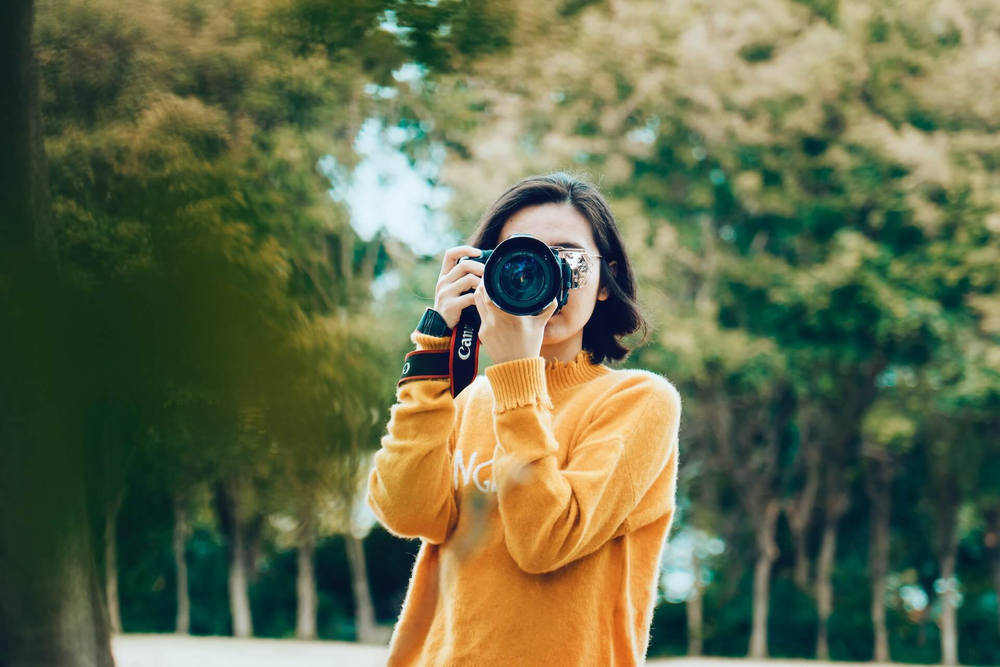
#> input picture hw2/img.png, 1000 x 667 px, shrunk from 1920 x 1280 before the run
$ python hw2.py
#> lines starting #> are read from the running program, lines starting #| are printed output that depends on the picture; after the words box and inside, x2 and y2 are one past the last pixel; in counts of white or black regions, pixels touching at a corner belong together
import cv2
import numpy
import matplotlib.pyplot

def apply_compass_filters(image):
    filters = {
        'N': numpy.array([[-1, -1, -1],
                          [1, 2, 1],
                          [0, 0, 0]]),
        'NE': numpy.array([[-1, -1, 1],
                           [-1, 2, 1],
                           [0, 0, 0]]),
        'E': numpy.array([[0, -1, 1],
                          [0, 2, 1],
                          [0, -1, 1]]),
        'SE': numpy.array([[0, 0, 0],
                           [-1, 2, 1],
                           [-1, -1, 1]]),
        'S': numpy.array([[0, 0, 0],
                          [1, 2, 1],
                          [-1, -1, -1]]),
        'SW': numpy.array([[0, 0, 0],
                           [1, 2, -1],
                           [1, -1, -1]]),
        'W': numpy.array([[1, -1, 0],
                          [1, 2, 0],
                          [1, -1, 0]]),
        'NW': numpy.array([[1, -1, -1],
                           [1, 2, -1],
                           [0, 0, 0]])
    }

    outputs = {}

    for direction, filter in filters.items():
        filtered_image = cv2.filter2D(image, -1, filter)
        outputs[direction] = filtered_image

    return outputs


def display_images(images, title):
    matplotlib.pyplot.figure(figsize=(12, 6))
    for i, (key, image) in enumerate(images.items(), 1):
        matplotlib.pyplot.subplot(2, 4, i)
        matplotlib.pyplot.imshow(image, cmap='gray')
        matplotlib.pyplot.title(key)
        matplotlib.pyplot.axis('off')
    matplotlib.pyplot.suptitle(title)
    matplotlib.pyplot.show()


image = cv2.imread('img.png', cv2.IMREAD_GRAYSCALE)
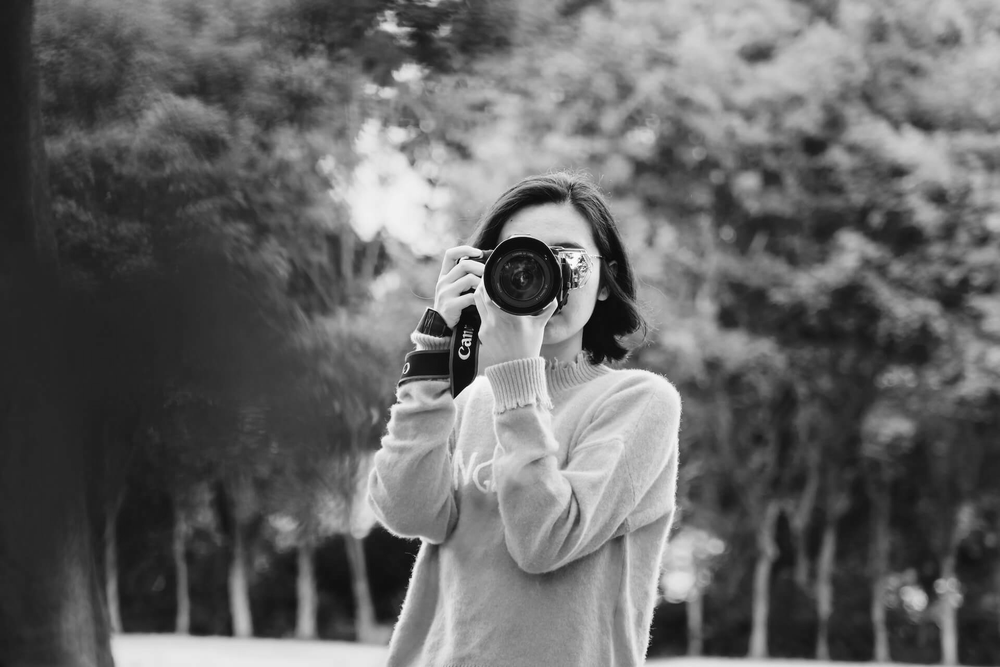
#> image: shape (667, 1000); min 0, max 255, mean 101.8
if image is None:
    raise ValueError("Image not found. Check the file path.")

outputs = apply_compass_filters(image)
#> the loop in apply_compass_filters, `for direction, filter in filters.items():` made 8 passes
#> pass 1, in apply_compass_filters, `filtered_image = cv2.filter2D(image, -1, filter)`:
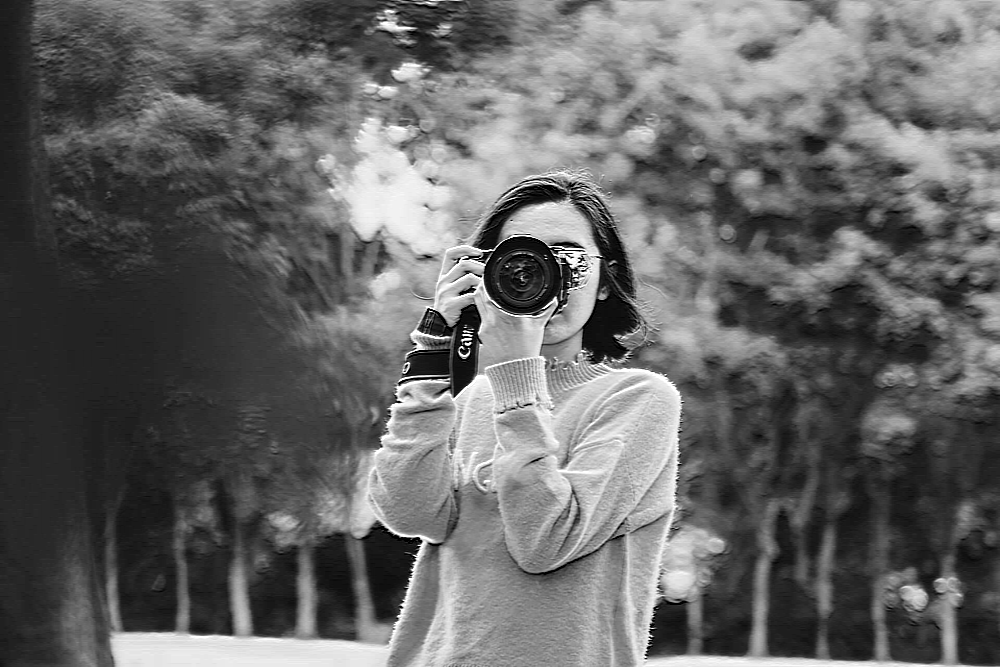
#> filtered_image: shape (667, 1000); min 0, max 255, mean 102
#> pass 3, in apply_compass_filters, `filtered_image = cv2.filter2D(image, -1, filter)`:
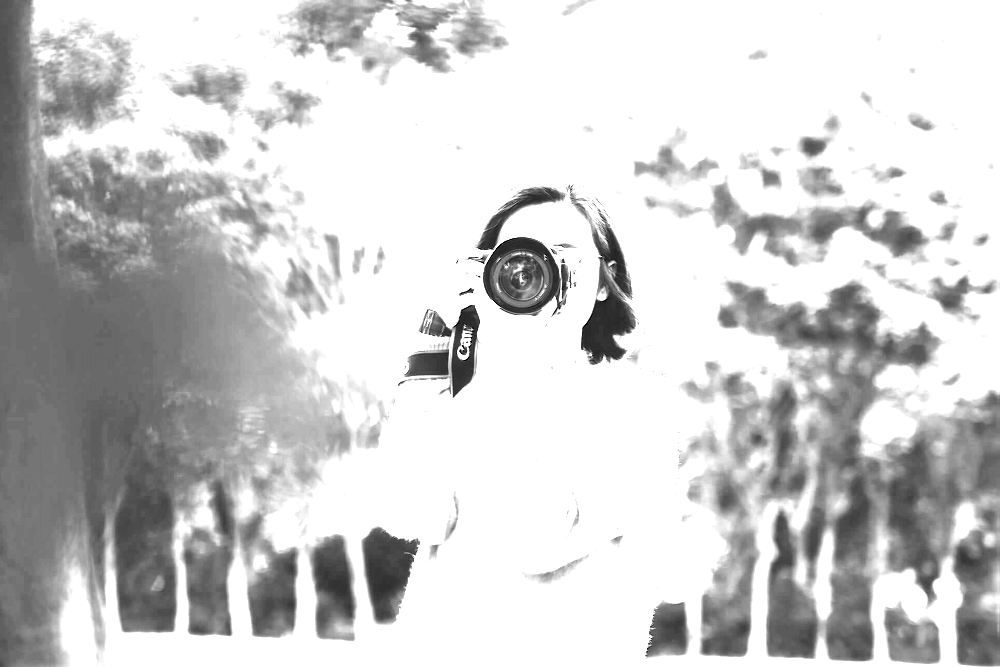
#> filtered_image: shape (667, 1000); min 0, max 255, mean 205
#> after the loop in apply_compass_filters, `for direction, filter in filters.items():`: outputs = 8 items
#> outputs = 8 items

display_images(outputs, "Outputs of each Compass Filter")
#> the loop in display_images, `for i, (key, image) in enumerate(images.items(), 1):` made 8 passes
#> key on passes 1 to 8: 'N', 'NE', 'E', 'SE', 'S', 'SW', 'W', 'NW'
#> in display_images, `matplotlib.pyplot.show()`:
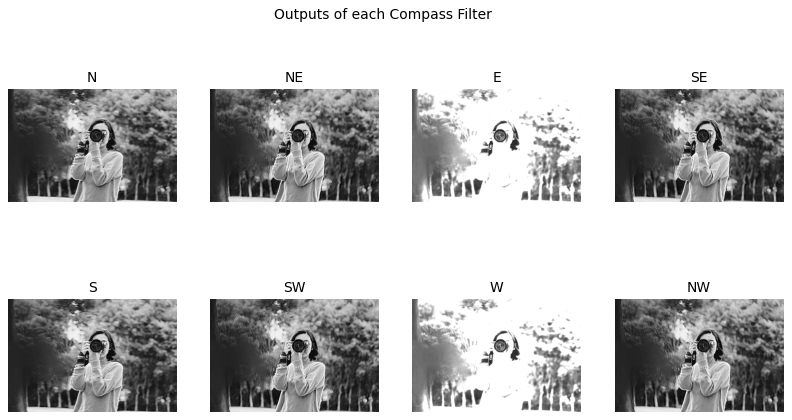
#> figure drawn by matplotlib, 8 panels

combined_image = numpy.zeros_like(list(outputs.values())[0])
for image in outputs.values():
    combined_image = numpy.maximum(combined_image, image)
#> this loop made 8 passes
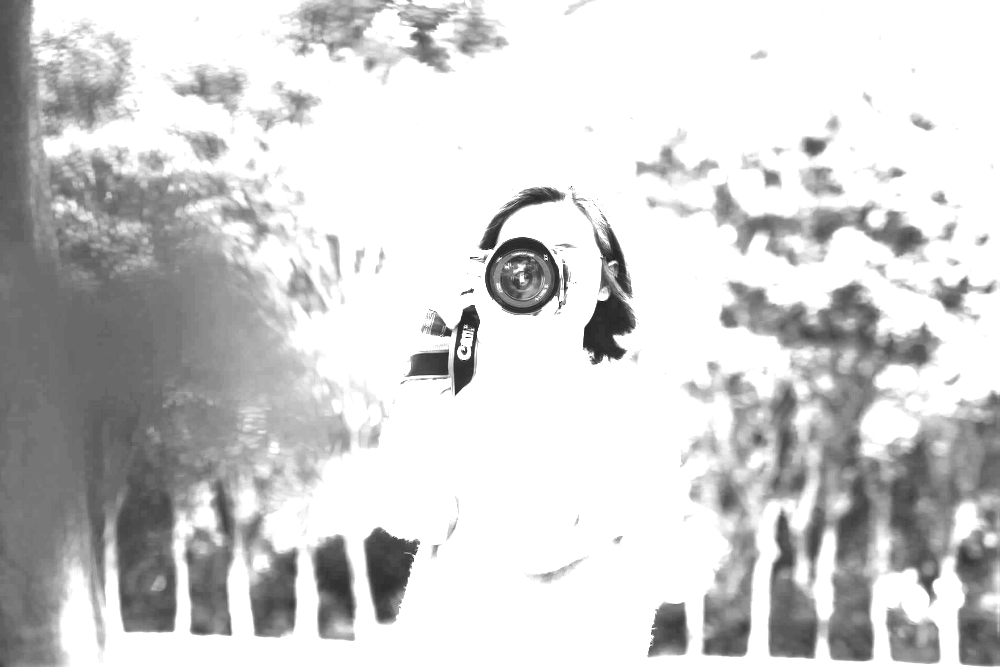
#> combined_image: shape (667, 1000); min 14, max 255, mean 207.5

matplotlib.pyplot.figure(figsize=(12, 4))
thresholds = [50, 100, 150]
for i, thresh in enumerate(thresholds, 1):
    _, thresh_image = cv2.threshold(combined_image, thresh, 255, cv2.THRESH_BINARY)
    matplotlib.pyplot.subplot(1, 3, i)
    matplotlib.pyplot.imshow(thresh_image, cmap='gray')
    matplotlib.pyplot.title(f'Threshold = {thresh}')
    matplotlib.pyplot.axis('off')
#> this loop made 3 passes
#> pass 1, `_, thresh_image = cv2.threshold(combined_image, thresh, 255, cv2.THRES..`:
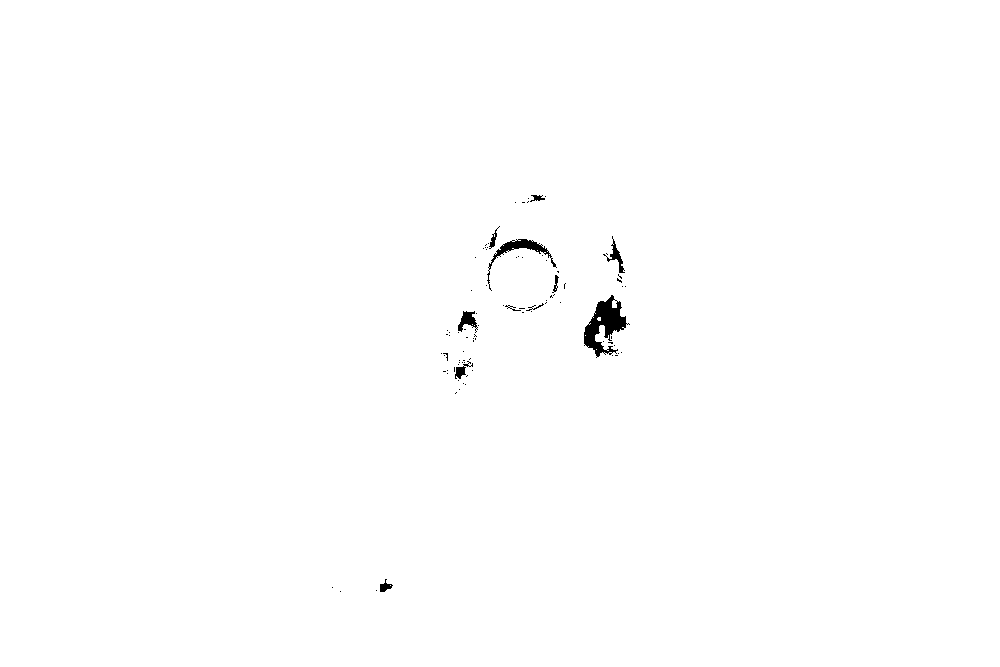
#> thresh_image: shape (667, 1000); 99.6% white; 92 black regions (81 under 20 px), largest, box (x1, y1, x2, y2) and area: (584, 295, 630, 358) 1252, (487, 239, 557, 291) 522, (458, 311, 478, 333) 216
#> pass 3, `_, thresh_image = cv2.threshold(combined_image, thresh, 255, cv2.THRES..`:
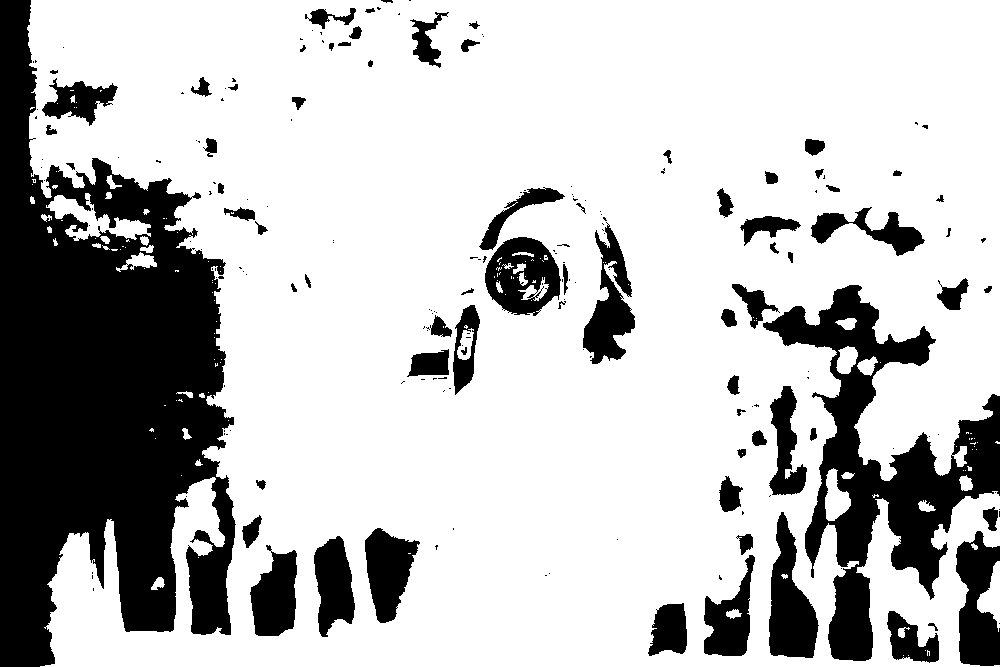
#> thresh_image: shape (667, 1000); 74.7% white; 200 black regions (126 under 20 px), largest, box (x1, y1, x2, y2) and area: (0, 0, 236, 667) 92860, (763, 285, 1000, 661) 27175, (769, 512, 819, 658) 4193
matplotlib.pyplot.show()
